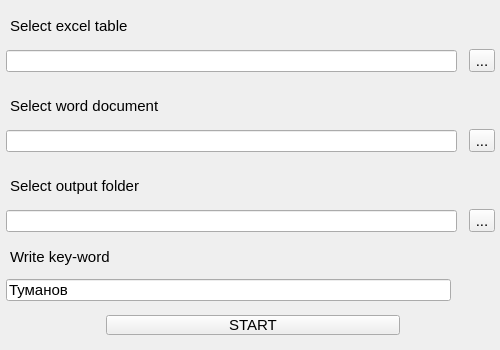
<?xml version="1.0" encoding="UTF-8"?>
<ui version="4.0">
 <class>MainWindow</class>
 <widget class="QMainWindow" name="MainWindow">
  <property name="geometry">
   <rect>
    <x>0</x>
    <y>0</y>
    <width>500</width>
    <height>350</height>
   </rect>
  </property>
  <property name="windowTitle">
   <string>MainWindow</string>
  </property>
  <property name="styleSheet">
   <string notr="true">font-size: 15px;
font-family: Ubuntu;
margin-left: 6px;</string>
  </property>
  <widget class="QWidget" name="centralwidget">
   <property name="enabled">
    <bool>true</bool>
   </property>
   <property name="font">
    <font>
     <family>Ubuntu</family>
     <pointsize>-1</pointsize>
    </font>
   </property>
   <widget class="QWidget" name="verticalLayoutWidget_2">
    <property name="geometry">
     <rect>
      <x>0</x>
      <y>80</y>
      <width>501</width>
      <height>81</height>
     </rect>
    </property>
    <layout class="QVBoxLayout" name="verticalLayout_3">
     <property name="sizeConstraint">
      <enum>QLayout::SetMaximumSize</enum>
     </property>
     <property name="topMargin">
      <number>5</number>
     </property>
     <item>
      <widget class="QLabel" name="label_doc">
       <property name="sizePolicy">
        <sizepolicy hsizetype="Expanding" vsizetype="Fixed">
         <horstretch>0</horstretch>
         <verstretch>0</verstretch>
        </sizepolicy>
       </property>
       <property name="styleSheet">
        <string notr="true">margin-top: 12px;
margin-left: 6px;</string>
       </property>
       <property name="text">
        <string>Select word document</string>
       </property>
      </widget>
     </item>
     <item>
      <layout class="QHBoxLayout" name="horizontalLayout_3">
       <property name="spacing">
        <number>6</number>
       </property>
       <property name="sizeConstraint">
        <enum>QLayout::SetMaximumSize</enum>
       </property>
       <item alignment="Qt::AlignVCenter">
        <widget class="QLineEdit" name="lineEdit_doc">
         <property name="sizePolicy">
          <sizepolicy hsizetype="Fixed" vsizetype="Expanding">
           <horstretch>0</horstretch>
           <verstretch>0</verstretch>
          </sizepolicy>
         </property>
         <property name="maximumSize">
          <size>
           <width>500</width>
           <height>16777215</height>
          </size>
         </property>
        </widget>
       </item>
       <item alignment="Qt::AlignVCenter">
        <widget class="QToolButton" name="btn_doc">
         <property name="sizePolicy">
          <sizepolicy hsizetype="Fixed" vsizetype="Minimum">
           <horstretch>0</horstretch>
           <verstretch>0</verstretch>
          </sizepolicy>
         </property>
         <property name="cursor">
          <cursorShape>PointingHandCursor</cursorShape>
         </property>
         <property name="styleSheet">
          <string notr="true">margin-right: 6px;</string>
         </property>
         <property name="text">
          <string>...</string>
         </property>
        </widget>
       </item>
      </layout>
     </item>
    </layout>
   </widget>
   <widget class="QWidget" name="verticalLayoutWidget_3">
    <property name="geometry">
     <rect>
      <x>0</x>
      <y>160</y>
      <width>501</width>
      <height>81</height>
     </rect>
    </property>
    <layout class="QVBoxLayout" name="verticalLayout_4">
     <property name="sizeConstraint">
      <enum>QLayout::SetMaximumSize</enum>
     </property>
     <property name="topMargin">
      <number>5</number>
     </property>
     <item>
      <widget class="QLabel" name="label_output">
       <property name="sizePolicy">
        <sizepolicy hsizetype="Expanding" vsizetype="Fixed">
         <horstretch>0</horstretch>
         <verstretch>0</verstretch>
        </sizepolicy>
       </property>
       <property name="styleSheet">
        <string notr="true">margin-top: 12px;
margin-left: 6px;</string>
       </property>
       <property name="text">
        <string>Select output folder</string>
       </property>
      </widget>
     </item>
     <item>
      <layout class="QHBoxLayout" name="horizontalLayout_5">
       <property name="spacing">
        <number>6</number>
       </property>
       <property name="sizeConstraint">
        <enum>QLayout::SetMaximumSize</enum>
       </property>
       <item alignment="Qt::AlignVCenter">
        <widget class="QLineEdit" name="lineEdit_output">
         <property name="sizePolicy">
          <sizepolicy hsizetype="Fixed" vsizetype="Expanding">
           <horstretch>0</horstretch>
           <verstretch>0</verstretch>
          </sizepolicy>
         </property>
         <property name="maximumSize">
          <size>
           <width>500</width>
           <height>16777215</height>
          </size>
         </property>
         <property name="text">
          <string/>
         </property>
        </widget>
       </item>
       <item alignment="Qt::AlignVCenter">
        <widget class="QToolButton" name="btn_output">
         <property name="sizePolicy">
          <sizepolicy hsizetype="Fixed" vsizetype="Minimum">
           <horstretch>0</horstretch>
           <verstretch>0</verstretch>
          </sizepolicy>
         </property>
         <property name="cursor">
          <cursorShape>PointingHandCursor</cursorShape>
         </property>
         <property name="styleSheet">
          <string notr="true">margin-right: 6px;</string>
         </property>
         <property name="text">
          <string>...</string>
         </property>
        </widget>
       </item>
      </layout>
     </item>
    </layout>
   </widget>
   <widget class="QWidget" name="verticalLayoutWidget_4">
    <property name="geometry">
     <rect>
      <x>0</x>
      <y>240</y>
      <width>451</width>
      <height>61</height>
     </rect>
    </property>
    <layout class="QVBoxLayout" name="verticalLayout_5">
     <item>
      <widget class="QLabel" name="label_key">
       <property name="text">
        <string>Write key-word</string>
       </property>
      </widget>
     </item>
     <item>
      <widget class="QLineEdit" name="lineEdit_key">
       <property name="maximumSize">
        <size>
         <width>500</width>
         <height>16777215</height>
        </size>
       </property>
       <property name="text">
        <string>Туманов</string>
       </property>
      </widget>
     </item>
    </layout>
   </widget>
   <widget class="QWidget" name="verticalLayoutWidget_5">
    <property name="geometry">
     <rect>
      <x>0</x>
      <y>300</y>
      <width>501</width>
      <height>51</height>
     </rect>
    </property>
    <layout class="QVBoxLayout" name="verticalLayout_6">
     <item alignment="Qt::AlignHCenter">
      <widget class="QPushButton" name="btn_start">
       <property name="sizePolicy">
        <sizepolicy hsizetype="Fixed" vsizetype="Fixed">
         <horstretch>0</horstretch>
         <verstretch>0</verstretch>
        </sizepolicy>
       </property>
       <property name="minimumSize">
        <size>
         <width>300</width>
         <height>0</height>
        </size>
       </property>
       <property name="maximumSize">
        <size>
         <width>400</width>
         <height>16777215</height>
        </size>
       </property>
       <property name="cursor">
        <cursorShape>PointingHandCursor</cursorShape>
       </property>
       <property name="text">
        <string>START</string>
       </property>
      </widget>
     </item>
    </layout>
   </widget>
   <widget class="QWidget" name="verticalLayoutWidget_6">
    <property name="geometry">
     <rect>
      <x>0</x>
      <y>0</y>
      <width>501</width>
      <height>81</height>
     </rect>
    </property>
    <layout class="QVBoxLayout" name="verticalLayout_1">
     <property name="sizeConstraint">
      <enum>QLayout::SetMaximumSize</enum>
     </property>
     <property name="topMargin">
      <number>5</number>
     </property>
     <item>
      <widget class="QLabel" name="label_table">
       <property name="sizePolicy">
        <sizepolicy hsizetype="Expanding" vsizetype="Fixed">
         <horstretch>0</horstretch>
         <verstretch>0</verstretch>
        </sizepolicy>
       </property>
       <property name="styleSheet">
        <string notr="true">margin-top: 12px;
margin-left: 6px;</string>
       </property>
       <property name="text">
        <string>Select excel table</string>
       </property>
      </widget>
     </item>
     <item>
      <layout class="QHBoxLayout" name="horizontalLayout_6">
       <property name="spacing">
        <number>6</number>
       </property>
       <property name="sizeConstraint">
        <enum>QLayout::SetMaximumSize</enum>
       </property>
       <item alignment="Qt::AlignVCenter">
        <widget class="QLineEdit" name="lineEdit_table">
         <property name="sizePolicy">
          <sizepolicy hsizetype="Fixed" vsizetype="Expanding">
           <horstretch>0</horstretch>
           <verstretch>0</verstretch>
          </sizepolicy>
         </property>
         <property name="maximumSize">
          <size>
           <width>500</width>
           <height>16777215</height>
          </size>
         </property>
         <property name="font">
          <font>
           <family>Ubuntu</family>
           <pointsize>-1</pointsize>
          </font>
         </property>
         <property name="tabletTracking">
          <bool>false</bool>
         </property>
        </widget>
       </item>
       <item alignment="Qt::AlignVCenter">
        <widget class="QToolButton" name="btn_table">
         <property name="enabled">
          <bool>true</bool>
         </property>
         <property name="sizePolicy">
          <sizepolicy hsizetype="Fixed" vsizetype="Minimum">
           <horstretch>0</horstretch>
           <verstretch>0</verstretch>
          </sizepolicy>
         </property>
         <property name="cursor">
          <cursorShape>PointingHandCursor</cursorShape>
         </property>
         <property name="styleSheet">
          <string notr="true">margin-right: 6px;</string>
         </property>
         <property name="text">
          <string>...</string>
         </property>
        </widget>
       </item>
      </layout>
     </item>
    </layout>
   </widget>
  </widget>
 </widget>
 <resources/>
 <connections/>
</ui>
